Frame 1 (no input): blank canvas, image omitted
Frame 60 (the mouse pressed at the canvas centre just before this capture): blank canvas, image omitted
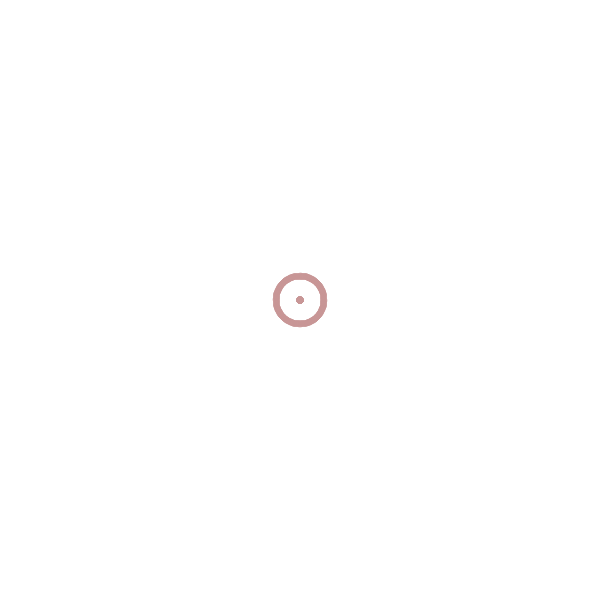
Frame 120 (the mouse held since frame 60 and released just before this capture)

The Processing sketch whose frames 1 and 60 were blank and that drew this single picture after the mouse press (run headless with seeded random() and noise(); from frame 60 on, the mouse is pressed at the canvas centre):

// Processing sketch: processing_94481
// ── processing_94481.pde

//As I wanted to rotate the objects made with my brush
//I use arraylist.
ArrayList brushes;

void setup() {
  size(600, 600);
  frameRate(100); //make my program update fast
  brushes = new ArrayList();
}

void draw() {
  background(255);
  for (int i = brushes.size()-1 ; i>= 0; i--) {
    Brush sunbrush = (Brush) brushes.get(i);

    sunbrush.display();

  }
  if (mousePressed) {
    brushes.add(new Brush(mouseX, mouseY, 0.6));
  }
}

//make a class
class Brush {
  float xVal;
  float yVal;
  float size;
  float angle;
  int life = 200;

  Brush( float temp_xVal, float temp_yVal, float temp_size) {
    xVal = temp_xVal;
    yVal = temp_yVal;
    size = temp_size;
  }

  void display() {
    pushMatrix();
    
    strokeWeight(10);
    translate(xVal, yVal);
    scale(size);
    angle = angle + radians((mouseY+mouseX)/100+2);//angle value interacts with mouse position
    rotate(angle);
    life = life-1;//objects start to diappear when time goes by
   
   //brush object
    stroke(200, xVal/2, yVal/2, life);
    point(0, -40);
    point(40, 0);
    point(0, 40);
    point(-40, 0);

    point(20*sqrt(2), -20*sqrt(2));
    point(20*sqrt(2), 20*sqrt(2));
    point(-20*sqrt(2), 20*sqrt(2));
    point(-20*sqrt(2), -20*sqrt(2));

    point(0, 0);

    //face
    //noFill();
    //ellipse(0, 0, 50, 50);
    // point(-10, -5);
    //point(10, -5);
    // strokeWeight(4);
    //arc(0, 0, 20, 20, 1, PI-1);
    popMatrix();
  }

}
